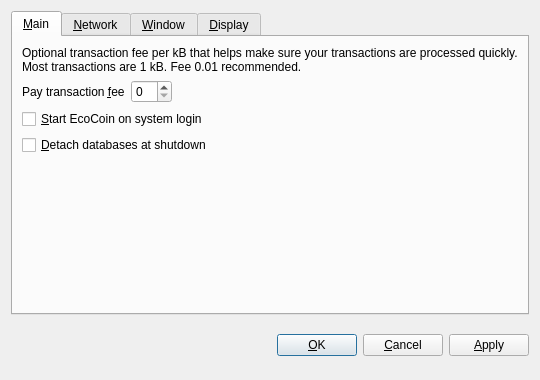
<?xml version="1.0" encoding="UTF-8"?>
<ui version="4.0">
 <class>OptionsDialog</class>
 <widget class="QDialog" name="OptionsDialog">
  <property name="geometry">
   <rect>
    <x>0</x>
    <y>0</y>
    <width>540</width>
    <height>380</height>
   </rect>
  </property>
  <property name="windowTitle">
   <string>Options</string>
  </property>
  <property name="modal">
   <bool>true</bool>
  </property>
  <layout class="QVBoxLayout" name="verticalLayout">
   <item>
    <widget class="QTabWidget" name="tabWidget">
     <property name="tabPosition">
      <enum>QTabWidget::North</enum>
     </property>
     <property name="currentIndex">
      <number>0</number>
     </property>
     <widget class="QWidget" name="tabMain">
      <attribute name="title">
       <string>&amp;Main</string>
      </attribute>
      <layout class="QVBoxLayout" name="verticalLayout_Main">
       <item>
        <widget class="QLabel" name="transactionFeeInfoLabel">
         <property name="text">
          <string>Optional transaction fee per kB that helps make sure your transactions are processed quickly. Most transactions are 1 kB. Fee 0.01 recommended.</string>
         </property>
         <property name="textFormat">
          <enum>Qt::PlainText</enum>
         </property>
         <property name="wordWrap">
          <bool>true</bool>
         </property>
        </widget>
       </item>
       <item>
        <layout class="QHBoxLayout" name="horizontalLayout_Main">
         <item>
          <widget class="QLabel" name="transactionFeeLabel">
           <property name="text">
            <string>Pay transaction &amp;fee</string>
           </property>
           <property name="textFormat">
            <enum>Qt::PlainText</enum>
           </property>
           <property name="buddy">
            <cstring>transactionFee</cstring>
           </property>
          </widget>
         </item>
         <item>
          <widget class="BitcoinAmountField" name="transactionFee"/>
         </item>
         <item>
          <spacer name="horizontalSpacer_Main">
           <property name="orientation">
            <enum>Qt::Horizontal</enum>
           </property>
           <property name="sizeHint" stdset="0">
            <size>
             <width>40</width>
             <height>20</height>
            </size>
           </property>
          </spacer>
         </item>
        </layout>
       </item>
       <item>
        <widget class="QCheckBox" name="bitcoinAtStartup">
         <property name="toolTip">
          <string>Automatically start EcoCoin after logging in to the system.</string>
         </property>
         <property name="text">
          <string>&amp;Start EcoCoin on system login</string>
         </property>
        </widget>
       </item>
       <item>
        <widget class="QCheckBox" name="detachDatabases">
         <property name="toolTip">
          <string>Detach block and address databases at shutdown. This means they can be moved to another data directory, but it slows down shutdown. The wallet is always detached.</string>
         </property>
         <property name="text">
          <string>&amp;Detach databases at shutdown</string>
         </property>
        </widget>
       </item>
       <item>
        <spacer name="verticalSpacer_Main">
         <property name="orientation">
          <enum>Qt::Vertical</enum>
         </property>
         <property name="sizeHint" stdset="0">
          <size>
           <width>20</width>
           <height>40</height>
          </size>
         </property>
        </spacer>
       </item>
      </layout>
     </widget>
     <widget class="QWidget" name="tabNetwork">
      <attribute name="title">
       <string>&amp;Network</string>
      </attribute>
      <layout class="QVBoxLayout" name="verticalLayout_Network">
       <item>
        <widget class="QCheckBox" name="autoUpdate">
         <property name="toolTip">
          <string>Automatically update EcoCoin client.</string>
         </property>
        </widget>
       </item>
       <item>
        <widget class="QCheckBox" name="mapPortUpnp">
         <property name="toolTip">
          <string>Automatically open the EcoCoin client port on the router. This only works when your router supports UPnP and it is enabled.</string>
         </property>
         <property name="text">
          <string>Map port using &amp;UPnP</string>
         </property>
        </widget>
       </item>
       <item>
        <widget class="QCheckBox" name="connectSocks">
         <property name="toolTip">
          <string>Connect to the EcoCoin network through a SOCKS proxy (e.g. when connecting through Tor).</string>
         </property>
         <property name="text">
          <string>&amp;Connect through SOCKS proxy:</string>
         </property>
        </widget>
       </item>
       <item>
        <layout class="QHBoxLayout" name="horizontalLayout_Network">
         <item>
          <widget class="QLabel" name="proxyIpLabel">
           <property name="text">
            <string>Proxy &amp;IP:</string>
           </property>
           <property name="textFormat">
            <enum>Qt::PlainText</enum>
           </property>
           <property name="buddy">
            <cstring>proxyIp</cstring>
           </property>
          </widget>
         </item>
         <item>
          <widget class="QValidatedLineEdit" name="proxyIp">
           <property name="maximumSize">
            <size>
             <width>140</width>
             <height>16777215</height>
            </size>
           </property>
           <property name="toolTip">
            <string>IP address of the proxy (e.g. 127.0.0.1)</string>
           </property>
          </widget>
         </item>
         <item>
          <widget class="QLabel" name="proxyPortLabel">
           <property name="text">
            <string>&amp;Port:</string>
           </property>
           <property name="textFormat">
            <enum>Qt::PlainText</enum>
           </property>
           <property name="buddy">
            <cstring>proxyPort</cstring>
           </property>
          </widget>
         </item>
         <item>
          <widget class="QLineEdit" name="proxyPort">
           <property name="maximumSize">
            <size>
             <width>55</width>
             <height>16777215</height>
            </size>
           </property>
           <property name="toolTip">
            <string>Port of the proxy (e.g. 9050)</string>
           </property>
          </widget>
         </item>
         <item>
          <widget class="QLabel" name="socksVersionLabel">
           <property name="text">
            <string>SOCKS &amp;Version:</string>
           </property>
           <property name="textFormat">
            <enum>Qt::PlainText</enum>
           </property>
           <property name="buddy">
            <cstring>socksVersion</cstring>
           </property>
          </widget>
         </item>
         <item>
          <widget class="QValueComboBox" name="socksVersion">
           <property name="toolTip">
            <string>SOCKS version of the proxy (e.g. 5)</string>
           </property>
          </widget>
         </item>
         <item>
          <spacer name="horizontalSpacer_Network">
           <property name="orientation">
            <enum>Qt::Horizontal</enum>
           </property>
           <property name="sizeHint" stdset="0">
            <size>
             <width>40</width>
             <height>20</height>
            </size>
           </property>
          </spacer>
         </item>
        </layout>
       </item>
       <item>
        <spacer name="verticalSpacer_Network">
         <property name="orientation">
          <enum>Qt::Vertical</enum>
         </property>
         <property name="sizeHint" stdset="0">
          <size>
           <width>20</width>
           <height>40</height>
          </size>
         </property>
        </spacer>
       </item>
      </layout>
     </widget>
     <widget class="QWidget" name="tabWindow">
      <attribute name="title">
       <string>&amp;Window</string>
      </attribute>
      <layout class="QVBoxLayout" name="verticalLayout_Window">
       <item>
        <widget class="QCheckBox" name="minimizeToTray">
         <property name="toolTip">
          <string>Show only a tray icon after minimizing the window.</string>
         </property>
         <property name="text">
          <string>&amp;Minimize to the tray instead of the taskbar</string>
         </property>
        </widget>
       </item>
       <item>
        <widget class="QCheckBox" name="minimizeOnClose">
         <property name="toolTip">
          <string>Minimize instead of exit the application when the window is closed. When this option is enabled, the application will be closed only after selecting Quit in the menu.</string>
         </property>
         <property name="text">
          <string>M&amp;inimize on close</string>
         </property>
        </widget>
       </item>
       <item>
        <spacer name="verticalSpacer_Window">
         <property name="orientation">
          <enum>Qt::Vertical</enum>
         </property>
         <property name="sizeHint" stdset="0">
          <size>
           <width>20</width>
           <height>40</height>
          </size>
         </property>
        </spacer>
       </item>
      </layout>
     </widget>
     <widget class="QWidget" name="tabDisplay">
      <attribute name="title">
       <string>&amp;Display</string>
      </attribute>
      <layout class="QVBoxLayout" name="verticalLayout_Display">
       <item>
        <layout class="QHBoxLayout" name="horizontalLayout_1_Display">
         <item>
          <widget class="QLabel" name="langLabel">
           <property name="text">
            <string>User Interface &amp;language:</string>
           </property>
           <property name="textFormat">
            <enum>Qt::PlainText</enum>
           </property>
           <property name="buddy">
            <cstring>lang</cstring>
           </property>
          </widget>
         </item>
         <item>
          <widget class="QValueComboBox" name="lang">
           <property name="toolTip">
            <string>The user interface language can be set here. This setting will take effect after restarting EcoCoin.</string>
           </property>
          </widget>
         </item>
        </layout>
       </item>
       <item>
        <layout class="QHBoxLayout" name="horizontalLayout_2_Display">
         <item>
          <widget class="QLabel" name="unitLabel">
           <property name="text">
            <string>&amp;Unit to show amounts in:</string>
           </property>
           <property name="textFormat">
            <enum>Qt::PlainText</enum>
           </property>
           <property name="buddy">
            <cstring>unit</cstring>
           </property>
          </widget>
         </item>
         <item>
          <widget class="QValueComboBox" name="unit">
           <property name="toolTip">
            <string>Choose the default subdivision unit to show in the interface and when sending coins.</string>
           </property>
          </widget>
         </item>
        </layout>
       </item>
       <item>
        <widget class="QCheckBox" name="displayAddresses">
         <property name="toolTip">
          <string>Whether to show EcoCoin addresses in the transaction list or not.</string>
         </property>
         <property name="text">
          <string>&amp;Display addresses in transaction list</string>
         </property>
        </widget>
       </item>
       <item>
        <widget class="QCheckBox" name="coinControlFeatures">
         <property name="toolTip">
          <string>Whether to show coin control features or not.</string>
         </property>
         <property name="text">
          <string>Display coin &amp;control features (experts only!)</string>
         </property>
        </widget>
       </item>
       <item>
        <spacer name="verticalSpacer_Display">
         <property name="orientation">
          <enum>Qt::Vertical</enum>
         </property>
         <property name="sizeHint" stdset="0">
          <size>
           <width>20</width>
           <height>40</height>
          </size>
         </property>
        </spacer>
       </item>
      </layout>
     </widget>
    </widget>
   </item>
   <item>
    <layout class="QHBoxLayout" name="horizontalLayout_Buttons">
     <item>
      <spacer name="horizontalSpacer_1">
       <property name="orientation">
        <enum>Qt::Horizontal</enum>
       </property>
       <property name="sizeHint" stdset="0">
        <size>
         <width>40</width>
         <height>48</height>
        </size>
       </property>
      </spacer>
     </item>
     <item>
      <widget class="QLabel" name="statusLabel">
       <property name="font">
        <font>
         <weight>75</weight>
         <bold>true</bold>
        </font>
       </property>
       <property name="text">
        <string/>
       </property>
       <property name="textFormat">
        <enum>Qt::PlainText</enum>
       </property>
       <property name="wordWrap">
        <bool>true</bool>
       </property>
      </widget>
     </item>
     <item>
      <spacer name="horizontalSpacer_2">
       <property name="orientation">
        <enum>Qt::Horizontal</enum>
       </property>
       <property name="sizeHint" stdset="0">
        <size>
         <width>40</width>
         <height>48</height>
        </size>
       </property>
      </spacer>
     </item>
     <item>
      <widget class="QPushButton" name="okButton">
       <property name="text">
        <string>&amp;OK</string>
       </property>
      </widget>
     </item>
     <item>
      <widget class="QPushButton" name="cancelButton">
       <property name="text">
        <string>&amp;Cancel</string>
       </property>
       <property name="autoDefault">
        <bool>false</bool>
       </property>
      </widget>
     </item>
     <item>
      <widget class="QPushButton" name="applyButton">
       <property name="text">
        <string>&amp;Apply</string>
       </property>
       <property name="autoDefault">
        <bool>false</bool>
       </property>
      </widget>
     </item>
    </layout>
   </item>
  </layout>
 </widget>
 <customwidgets>
  <customwidget>
   <class>BitcoinAmountField</class>
   <extends>QSpinBox</extends>
   <header>bitcoinamountfield.h</header>
  </customwidget>
  <customwidget>
   <class>QValueComboBox</class>
   <extends>QComboBox</extends>
   <header>qvaluecombobox.h</header>
  </customwidget>
  <customwidget>
   <class>QValidatedLineEdit</class>
   <extends>QLineEdit</extends>
   <header>qvalidatedlineedit.h</header>
  </customwidget>
 </customwidgets>
 <resources/>
 <connections/>
</ui>
